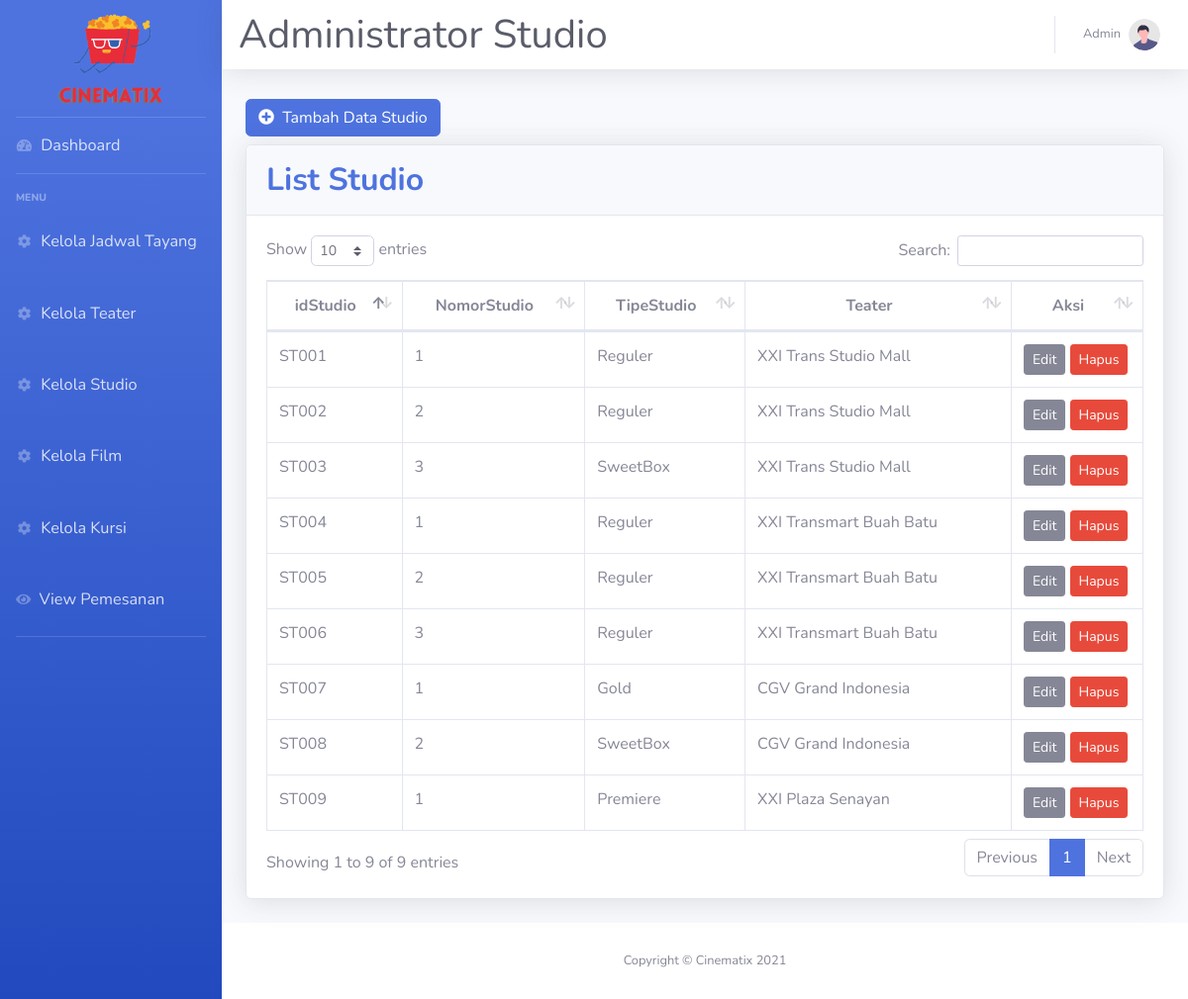
Page /index.php/studio on the committed database.
### tables this page shows
CREATE TABLE `studio` (
  `idStudio` varchar(5) NOT NULL,
  `NomorStudio` varchar(2) NOT NULL,
  `TipeStudio` varchar(10) NOT NULL,
  `idTeater` varchar(5) NOT NULL
);

CREATE TABLE `teater` (
  `idTeater` varchar(5) NOT NULL,
  `NamaTeater` varchar(50) NOT NULL,
  `image` varchar(128) NOT NULL
);

### application/controllers/Studio.php (called while the page is built, shortened)
<?php
class Studio extends CI_Controller {
    public function __construct(){
        $this->load->library('form_validation');
        $this->load->model('Studio_Model');
        $this->load->model('Teater_Model');
        $this->load->helper('form');
    }
    public function index()
        {
            $data['judul'] = 'Studio';
            $data['studio'] = $this->Studio_Model->getAllStudio();
            $data['teater'] = $this->Teater_Model->getAllTeater();
            $this->load->view('templates/header_admin.php',$data);
            $this->load->view('Admin/KelolaStudio.php',$data);
            $this->load->view('templates/footer_admin.php');
        }
}

### index.php (called while the page is built, shortened)
<?php
require_once BASEPATH.'core/CodeIgniter.php';

### application/models/Studio_Model.php (called while the page is built, shortened)
<?php
class Studio_Model extends CI_model{
    public function getAllStudio(){
        $this->db->select('studio.*,teater.NamaTeater as namateater');
        $this->db->from('studio');
        $this->db->join('teater','teater.idTeater = studio.idTeater');
        return $this->db->get()->result_array();
    }
}
?>

### application/views/Admin/KelolaStudio.php (the view, shortened to what this page needs)
<div class="container-fluid" style="margin-top:100px">
<div class="row">
    <div class="col-md-6">
        <a href="" class="btn btn-primary addStudiobtn mb-2"  data-toggle="modal" data-target="#studioModal"><i class="fa fa-plus-circle mr-1"></i> Tambah Data Studio</a>
    </div>
</div>
<div class="card shadow mb-4">
    <div class="card-header py-3">
        <h2 class="m-0 font-weight-bold text-primary">List Studio</h2>
    </div>
    <div class="card-body">
        <div class="table-responsive">
            <table class="table table-bordered" id="dataTable" width="100%" cellspacing="0" >
                <thead style="text-align:center;">
                    <tr>
                        <th>idStudio</th>
                        <th>NomorStudio</th>
                        <th>TipeStudio</th>
                        <th>Teater</th>
                        <th width="90px">Aksi</th>
                    </tr>
                </thead>
                <tbody>
                <?php if(empty($studio)): ?>
                    <tr>
                        <td colspan="5" align="center">No data has been created</td>
                    </tr>
                <?php else : ?>
                    <?php foreach ($studio as $st) : ?>
                    <tr>
                        <td><?= $st['idStudio']; ?></td>
                        <td><?= $st['NomorStudio']; ?></td>
                        <td><?= $st['TipeStudio']; ?></td>
                        <td><?= $st['namateater']; ?></td>
                        <td>
                            <a href="#" class="btn btn-secondary btn-sm EditStudiobtn" data-toggle="modal" data-target="#studioModal" data-id="<?= $st['idStudio']; ?>">
                                <span class="text">Edit</span>
                            </a>
                            <a href="<?= base_url(); ?>Studio/delStudio/<?= $st['idStudio']; ?>" class="btn btn-danger btn-sm delStudiobtn" onclick="return confirm('Apakah Anda yakin untuk menghapus data ini ?');">
                                <span class="text">Hapus</span>
                            </a>
                        </td>
                    </tr>
                    <?php endforeach; ?>
                <?php endif; ?>
                </tbody>
            </table>
        </div>
    </div>
</div>
</div>
</div>

### rows in the picture
studio: idStudio "ST001", NomorStudio "1", TipeStudio "Reguler", idTeater.NamaTeater "XXI Trans Studio Mall"
studio: idStudio "ST002", NomorStudio "2", TipeStudio "Reguler", idTeater.NamaTeater "XXI Trans Studio Mall"
studio: idStudio "ST003", NomorStudio "3", TipeStudio "SweetBox", idTeater.NamaTeater "XXI Trans Studio Mall"
studio: idStudio "ST004", NomorStudio "1", TipeStudio "Reguler", idTeater.NamaTeater "XXI Transmart Buah Batu"
studio: idStudio "ST005", NomorStudio "2", TipeStudio "Reguler", idTeater.NamaTeater "XXI Transmart Buah Batu"
studio: idStudio "ST006", NomorStudio "3", TipeStudio "Reguler", idTeater.NamaTeater "XXI Transmart Buah Batu"
studio: idStudio "ST007", NomorStudio "1", TipeStudio "Gold", idTeater.NamaTeater "CGV Grand Indonesia"
studio: idStudio "ST008", NomorStudio "2", TipeStudio "SweetBox", idTeater.NamaTeater "CGV Grand Indonesia"
studio: idStudio "ST009", NomorStudio "1", TipeStudio "Premiere", idTeater.NamaTeater "XXI Plaza Senayan"

### other values in the picture
$judul "Studio"
